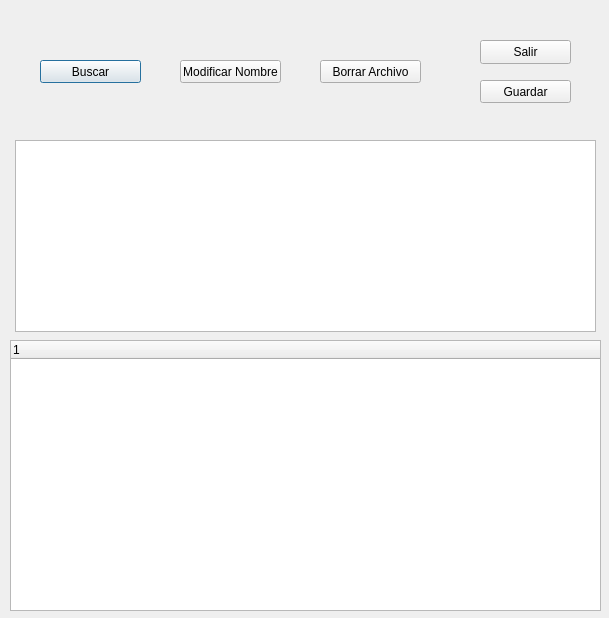
<?xml version="1.0" encoding="UTF-8"?>
<ui version="4.0">
 <class>MiDocs</class>
 <widget class="QDialog" name="MiDocs">
  <property name="geometry">
   <rect>
    <x>0</x>
    <y>0</y>
    <width>609</width>
    <height>618</height>
   </rect>
  </property>
  <property name="windowTitle">
   <string>Dialog</string>
  </property>
  <property name="windowIcon">
   <iconset resource="Icons.qrc">
    <normaloff>:/adjunto-archivo.png</normaloff>:/adjunto-archivo.png</iconset>
  </property>
  <widget class="QPushButton" name="btnBuscar">
   <property name="geometry">
    <rect>
     <x>40</x>
     <y>60</y>
     <width>101</width>
     <height>23</height>
    </rect>
   </property>
   <property name="text">
    <string>Buscar</string>
   </property>
   <property name="icon">
    <iconset>
     <normaloff>../../../Colección de iconos/buscar 48-icon.png</normaloff>../../../Colección de iconos/buscar 48-icon.png</iconset>
   </property>
  </widget>
  <widget class="QPushButton" name="btnBorrar">
   <property name="geometry">
    <rect>
     <x>320</x>
     <y>60</y>
     <width>101</width>
     <height>23</height>
    </rect>
   </property>
   <property name="text">
    <string>Borrar Archivo</string>
   </property>
   <property name="icon">
    <iconset>
     <normaloff>../../../Colección de iconos/Borrar Factura 48-icon.png</normaloff>../../../Colección de iconos/Borrar Factura 48-icon.png</iconset>
   </property>
  </widget>
  <widget class="QPushButton" name="btnModificar">
   <property name="geometry">
    <rect>
     <x>180</x>
     <y>60</y>
     <width>101</width>
     <height>23</height>
    </rect>
   </property>
   <property name="text">
    <string>Modificar Nombre</string>
   </property>
   <property name="icon">
    <iconset>
     <normaloff>../../../Colección de iconos/Modificar Editar 48-icon.png</normaloff>../../../Colección de iconos/Modificar Editar 48-icon.png</iconset>
   </property>
  </widget>
  <widget class="QPushButton" name="btnGuardar">
   <property name="geometry">
    <rect>
     <x>480</x>
     <y>80</y>
     <width>91</width>
     <height>23</height>
    </rect>
   </property>
   <property name="text">
    <string>Guardar</string>
   </property>
   <property name="icon">
    <iconset>
     <normaloff>../../../Colección de iconos/grabar 48-icon.png</normaloff>../../../Colección de iconos/grabar 48-icon.png</iconset>
   </property>
  </widget>
  <widget class="QPushButton" name="btnSallir">
   <property name="geometry">
    <rect>
     <x>480</x>
     <y>40</y>
     <width>91</width>
     <height>24</height>
    </rect>
   </property>
   <property name="text">
    <string>Salir</string>
   </property>
  </widget>
  <widget class="QTreeWidget" name="slotArbol">
   <property name="geometry">
    <rect>
     <x>10</x>
     <y>340</y>
     <width>591</width>
     <height>271</height>
    </rect>
   </property>
   <column>
    <property name="text">
     <string notr="true">1</string>
    </property>
   </column>
  </widget>
  <widget class="QPushButton" name="btnMonitor">
   <property name="geometry">
    <rect>
     <x>480</x>
     <y>170</y>
     <width>101</width>
     <height>24</height>
    </rect>
   </property>
   <property name="text">
    <string>Actualizar arbol</string>
   </property>
  </widget>
  <widget class="QListWidget" name="listWidget">
   <property name="geometry">
    <rect>
     <x>15</x>
     <y>140</y>
     <width>581</width>
     <height>192</height>
    </rect>
   </property>
  </widget>
  <zorder>btnMonitor</zorder>
  <zorder>btnBuscar</zorder>
  <zorder>btnBorrar</zorder>
  <zorder>btnModificar</zorder>
  <zorder>btnGuardar</zorder>
  <zorder>btnSallir</zorder>
  <zorder>slotArbol</zorder>
  <zorder>listWidget</zorder>
 </widget>
 <resources>
  <include location="Icons.qrc"/>
 </resources>
 <connections/>
</ui>
